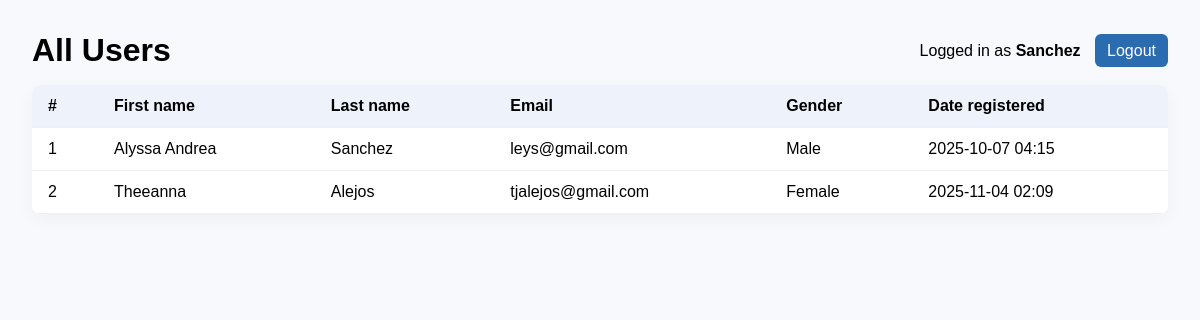
The page /Registration/users/ (signed in) on the database its author committed.
### Registration/models.py (models this page shows)
class userRegistration(models.Model):
    first_name = models.CharField(max_length = 100)
    last_name = models.CharField(max_length = 100)
    email = models.EmailField(max_length = 250)
    password = models.CharField(max_length = 150)
    date_registered = models.DateTimeField(auto_now_add = True)
    gender = models.CharField(max_length=16)

### Registration/views.py (the view)
    def wrapper(request, *args, **kwargs):
        if not request.session.get('user_id'):
            return redirect(f"{reverse('registration:login_page')}?next={request.path}")
        return fn(request, *args, **kwargs)

### Registration/views.py (called while the page is built)
def login_required_view(fn):
    def wrapper(request, *args, **kwargs):
        if not request.session.get('user_id'):
            return redirect(f"{reverse('registration:login_page')}?next={request.path}")
        return fn(request, *args, **kwargs)
    wrapper.__name__ = fn.__name__
    return wrapper

@login_required_view
def users_html(request):
    users = userRegistration.objects.all().order_by('id')
    return render(request, 'registration/users_list.html', {
        'users': users,
        'current_user': request.session.get('user_name')
    })

### Registration/templates/registration/users_list.html (shortened to what this page needs)
<!doctype html>
<html>
<head>
</head>
<body>
  <div class="top">
    <h1 style="margin:0;">All Users</h1>
    <div>
      Logged in as <strong>{{ current_user }}</strong>
      <a href="{% url 'registration:logout_html' %}" class="button" style="margin-left:10px;">Logout</a>
    </div>
  </div>
  <table>
    <thead>
      <tr>
        <th>#</th>
        <th>First name</th>
        <th>Last name</th>
        <th>Email</th>
        <th>Gender</th>
        <th>Date registered</th>
      </tr>
    </thead>
    <tbody>
      {% for u in users %}
      <tr>
        <td>{{ forloop.counter }}</td>
        <td>{{ u.first_name }}</td>
        <td>{{ u.last_name }}</td>
        <td>{{ u.email }}</td>
        <td>{{ u.gender|default:"N/A" }}</td>
        <td>{{ u.date_registered|date:"Y-m-d H:i" }}</td>
      </tr>
      {% empty %}
      <tr><td colspan="6">No users yet.</td></tr>
      {% endfor %}
    </tbody>
  </table>
</body>
</html>

### Registration/templates/registration/users_list.html (style rules this page uses)
body { font-family: Arial, sans-serif; padding:24px; background:#f7f9fc; }
.top { display:flex; justify-content:space-between; align-items:center; margin-bottom:16px; }
table { width:100%; border-collapse:collapse; background:white; border-radius:8px; overflow:hidden; box-shadow:0 6px 18px rgba(0,0,0,0.04); }
th, td { padding:12px 16px; text-align:left; border-bottom:1px solid #f0f0f0; }
th { background:#eef3fb; font-weight:700; }
a.button { padding:8px 12px; background:#2b6cb0; color:white; border-radius:6px; text-decoration:none; }

### rows shown on the page
userRegistration: last_name "Sanchez", first_name "Alyssa Andrea", email "leys@gmail.com", gender "Male", date_registered "2025-10-07 04:15"
userRegistration: first_name "Theeanna", last_name "Alejos", email "tjalejos@gmail.com", gender "Female", date_registered "2025-11-04 02:09"
